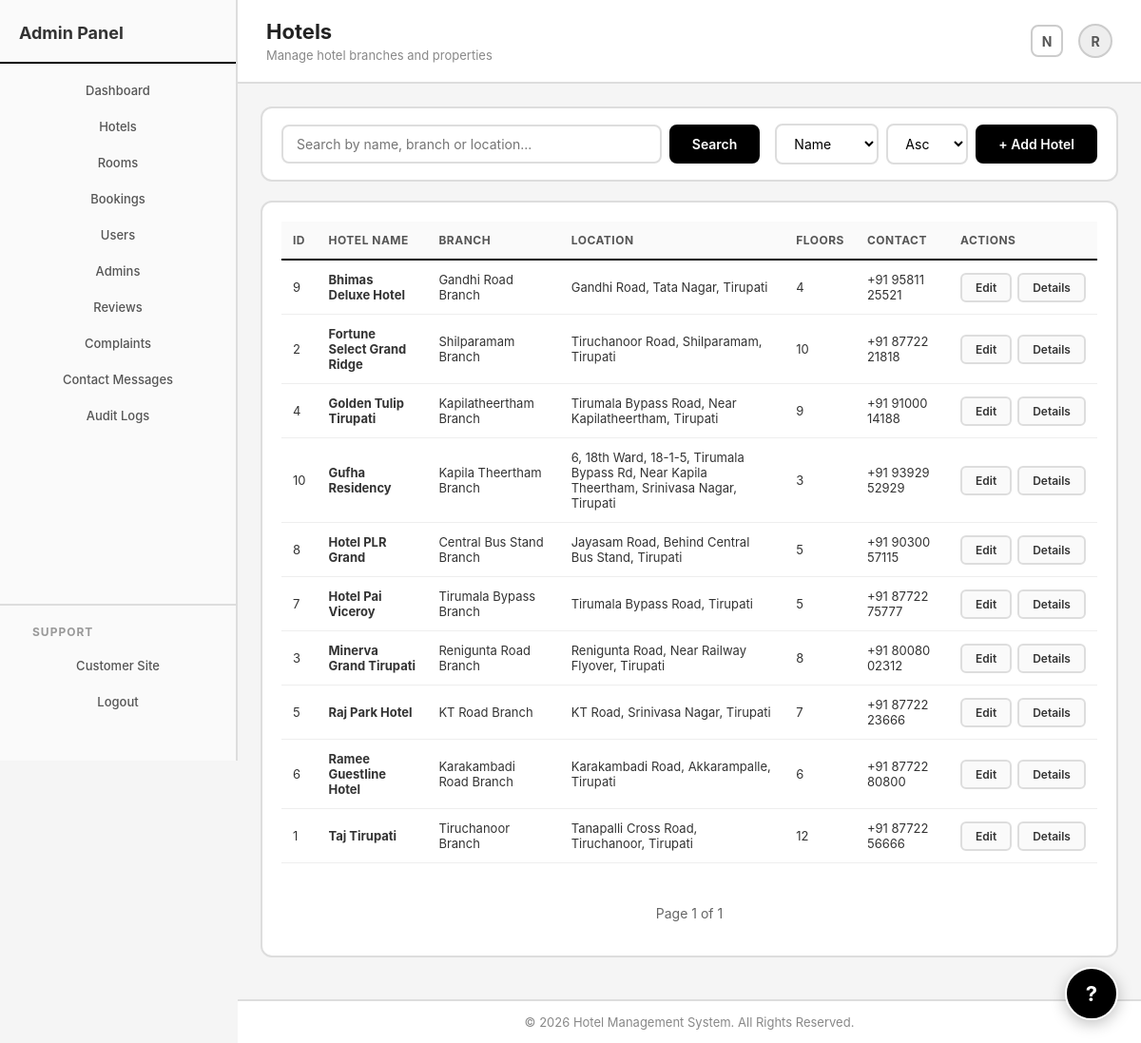
Screenshot of /admin/hotels (signed in) with the database file from the repository.
### hotel/models.py (models this page shows, shortened)
class User(db.Model,UserMixin):
    user_id=db.Column(db.Integer,primary_key=True,)
    username=db.Column(db.String(50),unique=True,index=True,nullable=False)
    password=db.Column(db.String(70),nullable=False)
    email=db.Column(db.String(50),unique=True,index=True,nullable=False)
    role=db.Column(db.String(15),index=True,nullable=False,default="customer")
    account_status=db.Column(db.String(20),index=True,nullable=False,default="ACTIVE")
    created_date_time=db.Column(db.DateTime,index=True,nullable=False,default=datetime.utcnow)
    deleted_at=db.Column(db.DateTime,index=True,nullable=True,default=None)
    customer_details=db.relationship("Customer_Details",backref="user",uselist=False)
    booking_records=db.relationship("Booking",backref="user")
    guests=db.relationship("Guest",backref="user")
    reviews=db.relationship("Review",backref="user")
    complaints=db.relationship("Complaint",backref="user")
    audit_logs=db.relationship("AuditLog",backref="user")
    created_rooms=db.relationship("Room",foreign_keys="Room.created_by",backref="admin_creator")
    updated_rooms=db.relationship("Room",foreign_keys="Room.updated_by",backref="admin_updater")

class Hotel(db.Model):
    hotel_id=db.Column(db.Integer,primary_key=True)
    hotel_name=db.Column(db.String(50),index=True,nullable=False)
    branch_name=db.Column(db.String(50),index=True,nullable=False)
    location=db.Column(db.String(100),index=True,nullable=False)
    number_of_floors=db.Column(db.Integer,nullable=False)
    contact_number=db.Column(db.String(20),nullable=False)
    email=db.Column(db.String(50),nullable=False)
    rooms=db.relationship("Room",backref="hotel")
    booking_records=db.relationship("Booking",backref="hotel")
    created_at=db.Column(db.DateTime,default=datetime.utcnow,nullable=False)
    created_by=db.Column(db.Integer,db.ForeignKey("user.user_id"),nullable=False,index=True)
    updated_at=db.Column(db.DateTime,default=datetime.utcnow,nullable=False)
    updated_by=db.Column(db.Integer,db.ForeignKey("user.user_id"),nullable=False,index=True)

### hotel/routes/admin_routes.py (the view)
@app.route("/admin/hotels")
@login_required
def manage_hotels():
    if current_user.role!="admin":
        flash("Access Denied","danger")
        return redirect(url_for("home"))
    search=request.args.get("search","").strip()
    sort=request.args.get("sort","hotel_name")
    order=request.args.get("order","asc")
    page=request.args.get("page",1,type=int)
    hotel_id=request.args.get("hotel_id",type=int)
    query=Hotel.query
    if search:
        query=query.filter(
            Hotel.hotel_name.ilike(f"%{search}%")|
            Hotel.branch_name.ilike(f"%{search}%")|
            Hotel.location.ilike(f"%{search}%")
        )
    field=Hotel.hotel_id
    if sort=="hotel_id":
        field=Hotel.hotel_id
    elif sort=="hotel_name":
        field=Hotel.hotel_name
    elif sort=="branch_name":
        field=Hotel.branch_name
    elif sort=="location":
        field=Hotel.location
    if order == "asc":
        query = query.order_by(field.asc())
    else:
        query = query.order_by(field.desc())
    hotels=query.paginate(page=page,per_page=10)
    selected_hotel=None
    rooms=[]
    drawer_open=False
    if hotel_id:
        selected_hotel=Hotel.query.get_or_404(hotel_id)
        rooms=Room.query.filter_by(hotel_id=hotel_id).order_by(Room.room_no.asc()).all()
        drawer_open=True
    return render_template(
        "admin/manage_hotels.html",
        hotels=hotels,
        search=search,
        selected_sort=sort,
        selected_order=order,
        selected_hotel=selected_hotel,
        rooms=rooms,
        drawer_open=drawer_open
    )

### hotel/models.py (called while the page is built)
@login_manager.user_loader
def load_user(user_id):
    return User.query.get(int(user_id))

### hotel/templates/admin/manage_hotels.html (shortened to what this page needs)
{% extends "layouts/admin_layout.html" %}
{% block admin_title %}Hotels{% endblock %}
{% block admin_subtitle %}Manage hotel branches and properties{% endblock %}
{% block content %}
<div class="admin-page">
    <div class="list-toolbar">
        <form method="GET" class="list-toolbar-form">
            <div class="list-toolbar-row">
                <div class="list-search">
                    <input class="form-input" type="text" name="search" placeholder="Search by name, branch or location..." value="{{search}}">
                    <input class="primary-button" type="submit" value="Search">
                </div>
                <div class="list-toolbar-right">
                    <select class="form-input" name="sort" onchange="this.form.submit()">
                        <option value="hotel_name" {% if selected_sort=="hotel_name" %}selected{% endif %}>Name</option>
                    </select>
                    <select class="form-input" name="order" onchange="this.form.submit()">
                        <option value="asc" {% if selected_order=="asc" %}selected{% endif %}>Asc</option>
                    </select>
                    <a class="primary-button" href="{{url_for('add_hotel')}}">+ Add Hotel</a>
                </div>
            </div>
        </form>
    </div>
    <div class="list-card">
        {% if hotels.items %}
        <table class="booking-table">
            <thead>
                <tr>
                    <th>ID</th>
                    <th>Hotel Name</th>
                    <th>Branch</th>
                    <th>Location</th>
                    <th>Floors</th>
                    <th>Contact</th>
                    <th>Actions</th>
                </tr>
            </thead>
            <tbody>
                {% for hotel in hotels.items %}
                <tr>
                    <td>{{hotel.hotel_id}}</td>
                    <td><strong>{{hotel.hotel_name}}</strong></td>
                    <td>{{hotel.branch_name}}</td>
                    <td>{{hotel.location}}</td>
                    <td>{{hotel.number_of_floors}}</td>
                    <td>{{hotel.contact_number}}</td>
                    <td>
                        <div class="actions-cell">
                            <a class="table-action" href="{{url_for('edit_hotel',hotel_id=hotel.hotel_id)}}">Edit</a>
                            <a class="table-action" href="{{url_for('manage_hotels',hotel_id=hotel.hotel_id,page=hotels.page,search=search,sort=selected_sort,order=selected_order)}}">Details</a>
                        </div>
                    </td>
                </tr>
                {% endfor %}
            </tbody>
        </table>
        <div class="pagination">
            <span>Page {{hotels.page}} of {{hotels.pages}}</span>
        </div>
        {% else %}
        <div class="list-empty">
            <h3>No Hotels Found</h3>
            <p>Try adjusting your search or <a href="{{url_for('add_hotel')}}">add a new hotel</a>.</p>
        </div>
        {% endif %}
    </div>
</div>
{% endblock %}

### hotel/templates/layouts/admin_layout.html (shortened to what this page needs)
<!DOCTYPE html>
<html lang="en">
<head>
    <link rel="stylesheet" href="{{url_for('static',filename='css/style.css')}}">
</head>
<body>
    <div class="admin-layout">
        <aside class="admin-sidebar">
            <h2>Admin Panel</h2>
            <nav>
                <ul>
                    <li><a href="{{url_for('admin_dashboard')}}">Dashboard</a></li>
                    <li><a href="{{url_for('manage_hotels')}}">Hotels</a></li>
                    <li><a href="{{url_for('manage_rooms')}}">Rooms</a></li>
                    <li><a href="{{url_for('manage_bookings')}}">Bookings</a></li>
                    <li><a href="{{url_for('manage_users')}}">Users</a></li>
                    <li><a href="{{url_for('manage_admins')}}">Admins</a></li>
                    <li><a href="{{url_for('manage_reviews')}}">Reviews</a></li>
                    <li><a href="{{url_for('manage_complaints')}}">Complaints</a></li>
                    <li><a href="{{url_for('manage_contact_messages')}}">Contact Messages</a></li>
                    <li><a href="{{url_for('manage_audit_logs')}}">Audit Logs</a></li>
                </ul>
            </nav>
            <div class="sidebar-bottom">
                <h3>Support</h3>
                <nav>
                    <ul>
                        <li><a href="{{url_for('home')}}">Customer Site</a></li>
                        <li><a href="{{url_for('logout')}}">Logout</a></li>
                    </ul>
                </nav>
            </div>
        </aside>
        <div class="admin-main">
            <header class="admin-header">
                <div class="admin-header-left">
                    <h1>{% block admin_title %}Dashboard{% endblock %}</h1>
                    <p>{% block admin_subtitle %}Overview and management{% endblock %}</p>
                </div>
                <div class="admin-header-right">
                    <span class="notification-icon" title="Notifications">N</span>
                    <div class="avatar">
                        {% if current_user.is_authenticated %}
                        {{current_user.username[0]|upper}}
                        {% else %}
                        A
                        {% endif %}
                    </div>
                </div>
            </header>
            <main class="admin-content">
                {% block content %}
                {% endblock %}
            </main>
            <footer class="admin-footer">
                <p>&copy; 2026 Hotel Management System. All Rights Reserved.</p>
            </footer>
        </div>
    </div>
    <a href="{{url_for('home')}}#contact" class="support-float-button" title="Contact Support">?</a>
</body>
</html>

### rows the page displays
User: username "R"
Hotel: hotel_id "9", hotel_name "Bhimas Deluxe Hotel", branch_name "Gandhi Road Branch", location "Gandhi Road, Tata Nagar, Tirupati", number_of_floors "4", contact_number "+91 95811 25521"
Hotel: hotel_id "2", hotel_name "Fortune Select Grand Ridge", branch_name "Shilparamam Branch", location "Tiruchanoor Road, Shilparamam, Tirupati", number_of_floors "10", contact_number "+91 87722 21818"
Hotel: hotel_id "4", hotel_name "Golden Tulip Tirupati", branch_name "Kapilatheertham Branch", location "Tirumala Bypass Road, Near Kapilatheertham, Tirupati", number_of_floors "9", contact_number "+91 91000 14188"
Hotel: hotel_id "10", hotel_name "Gufha Residency", branch_name "Kapila Theertham Branch", location "6, 18th Ward, 18-1-5, Tirumala Bypass Rd, Near Kapila Theertham, Srinivasa Nagar, Tirupati", number_of_floors "3", contact_number "+91 93929 52929"
Hotel: hotel_id "8", hotel_name "Hotel PLR Grand", branch_name "Central Bus Stand Branch", location "Jayasam Road, Behind Central Bus Stand, Tirupati", number_of_floors "5", contact_number "+91 90300 57115"
Hotel: hotel_id "7", hotel_name "Hotel Pai Viceroy", branch_name "Tirumala Bypass Branch", location "Tirumala Bypass Road, Tirupati", number_of_floors "5", contact_number "+91 87722 75777"
Hotel: hotel_id "3", hotel_name "Minerva Grand Tirupati", branch_name "Renigunta Road Branch", location "Renigunta Road, Near Railway Flyover, Tirupati", number_of_floors "8", contact_number "+91 80080 02312"
Hotel: hotel_id "5", hotel_name "Raj Park Hotel", branch_name "KT Road Branch", location "KT Road, Srinivasa Nagar, Tirupati", number_of_floors "7", contact_number "+91 87722 23666"
Hotel: hotel_id "6", hotel_name "Ramee Guestline Hotel", branch_name "Karakambadi Road Branch", location "Karakambadi Road, Akkarampalle, Tirupati", number_of_floors "6", contact_number "+91 87722 80800"
Hotel: hotel_id "1", hotel_name "Taj Tirupati", branch_name "Tiruchanoor Branch", location "Tanapalli Cross Road, Tiruchanoor, Tirupati", number_of_floors "12", contact_number "+91 87722 56666"

### other values shown
{{ hotels.page }} "1"
{{ hotels.pages }} "1"
